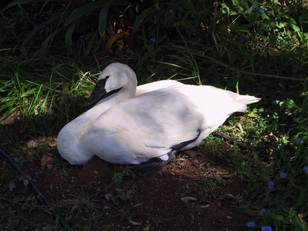
#> input picture ex1/quantization_examples/rgb_orig.png, 308 x 231 px, found by its file name
$ python Omer.py   (older library calls are emulated)
#> lines starting #> are read from the running program, lines starting #| are printed output that depends on the picture
from scipy.misc import imread as imread
import matplotlib.pyplot as plt
from skimage.color import rgb2gray
import numpy as np
from skimage.exposure import equalize_hist
import copy

GRAY_SCALE = 1

transMat = np.array([[0.299, 0.587, 0.114], [0.596, -0.275, -0.321], [0.212, -0.523, 0.311]])
invTransMat = np.linalg.inv(transMat)


def read_image(filename, representation):
#> called with representation = 2
    if representation != GRAY_SCALE:
        return imread(filename, False).astype(np.float64) / 255
    else:
        return rgb2gray(imread(filename, True)).astype(np.float64) / 255


# [9 lines left out: function imdisplay, not called in this run]


def rgb2yiq(imRGB):
    r, g, b = imRGB[:, :, 0], imRGB[:, :, 1], imRGB[:, :, 2]
    resIm = np.zeros(imRGB.shape)

    resIm[:, :, 0] = transMat[0, 0] * r + transMat[0, 1] * g + transMat[0, 2] * b
    resIm[:, :, 1] = transMat[1, 0] * r + transMat[1, 1] * g + transMat[1, 2] * b
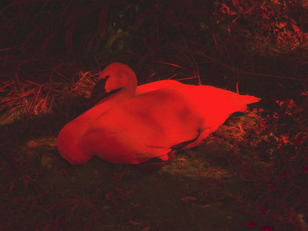
#> resIm: shape (231, 308, 3) float64; mean of channels 0, 1, 2 0.204, 0.00523, 0; drawn with min black and max white
    resIm[:, :, 2] = transMat[2, 0] * r + transMat[2, 1] * g + transMat[2, 2] * b
    return resIm


def yiq2rgb(imYIQ):
    r, g, b = imYIQ[:, :, 0], imYIQ[:, :, 1], imYIQ[:, :, 2]
    resIm = np.zeros(imYIQ.shape)

    resIm[:, :, 0] = invTransMat[0, 0] * r + invTransMat[0, 1] * g + invTransMat[0, 2] * b
    resIm[:, :, 1] = invTransMat[1, 0] * r + invTransMat[1, 1] * g + invTransMat[1, 2] * b
    resIm[:, :, 2] = invTransMat[2, 0] * r + invTransMat[2, 1] * g + invTransMat[2, 2] * b

    return resIm


def isRGBImage(im):
    return len(im.shape) == 3


def doEqualizationGrayScale(gray_image):
    gray_level = (gray_image * 255).astype(np.uint8)

    # original image histogram to return
    hist_orig, yAxe = np.histogram(gray_level.flatten(), 256)
#> hist_orig = 256 values, max 2422 at index 18, min 0 at index 127, mean 277.9; yAxe = 257 values from 0 to 254

    cdf = np.cumsum(hist_orig)  # calculate the cdf of the original histogram
#> cdf = 256 values from 58 to 71148
    cdf = cdf * yAxe[-2] / cdf[-1]  # normalize and multiply with the maximal gray level
#> cdf = 256 values from 0.206 to 253

    hist_image_flatten = np.interp(gray_level, yAxe[:-1], cdf)  # linearly stretch the values of the gray level
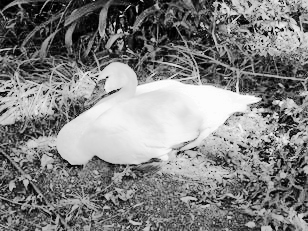
#> hist_image_flatten: shape (231, 308) float64; min 0.206, max 253, mean 129.4
    im_eq = hist_image_flatten.reshape(gray_level.shape)  # reshape the new equalized image
    hist_eq, yAxe = np.histogram(hist_image_flatten.astype(np.uint8),
                                 256)  # calculate the histogram of the equalized image
#> hist_eq = 256 values, max 2422 at index 77, min 0 at index 4, mean 277.9; yAxe = 257 values from 0 to 253

    im_eq /= 255

    return np.clip(im_eq, 0, 1).astype(np.float64), hist_orig, hist_eq


def histogram_equalize(im_orig):
    if isRGBImage(im_orig):
        yiq_image = rgb2yiq(im_orig)
        equlized_y_channel, original_hist, equlaized_hist = doEqualizationGrayScale(yiq_image[:, :, 0])
#> original_hist has the same summary as hist_orig in doEqualizationGrayScale; equlaized_hist has the same summary as hist_eq in doEqualizationGrayScale
        yiq_image[:, :, 0] = (equlized_y_channel / 255)
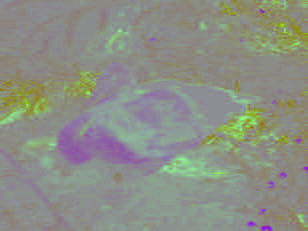
#> yiq_image: shape (231, 308, 3) float64; mean of channels 0, 1, 2 0.00199, 0.00523, -0.00522; drawn with min black and max white
        # plt.imshow(yiq_image,cmap=plt.get_cmap('gray'))
        plt.imshow(yiq2rgb(yiq_image))
#> in yiq2rgb, `r, g, b = imYIQ[:, :, 0], imYIQ[:, :, 1], imYIQ[:, :, 2]`:
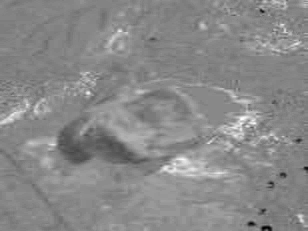
#> g: shape (231, 308) float64; min -0.132, max 0.123, mean 0.00523; drawn with min black and max white
#> in yiq2rgb, `r, g, b = imYIQ[:, :, 0], imYIQ[:, :, 1], imYIQ[:, :, 2]`:
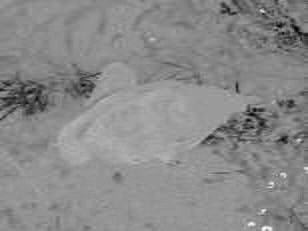
#> b: shape (231, 308) float64; min -0.146, max 0.113, mean -0.00522; drawn with min black and max white
#> in yiq2rgb, `resIm[:, :, 2] = invTransMat[2, 0] * r + invTransMat[2, 1] * g + invTr..`:
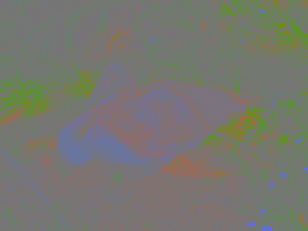
#> resIm: shape (231, 308, 3) float64; mean of channels 0, 1, 2 0.00375, 0.00395, -0.0127; drawn with min black and max white
        plt.show()
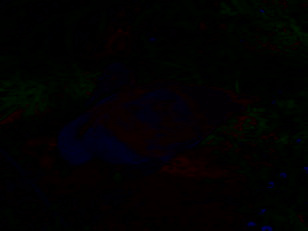
#> shown: shape (231, 308, 3) float64; mean R, G, B 0.0092, 0.00676, 0.00721
        # return np.clip(yiq2rgb(im_yiq), 0, 1), old_hist, new_hist
    else:
        return doEqualizationGrayScale(im_orig)


# [70 lines left out: functions findZs, updateZs, findQs, findError, grayQuantize, quantize, not called in this run]


# [12 lines of commented-out code are left out]
if __name__ == '__main__':
#> (the run stopped early here; a loop or call above may not have finished)
